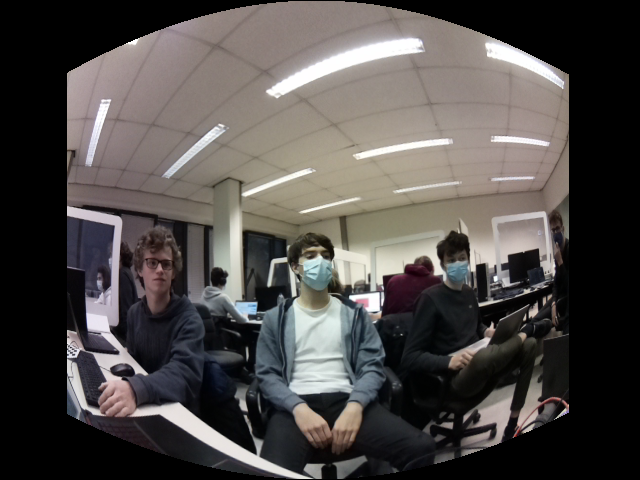
#> input picture programs/cylindrical_projection/cylindrical_projection_images/left0_cyl.png, 640 x 480 px, found by its file name
$ python alpha_blending.py
#> lines starting #> are read from the running program, lines starting #| are printed output that depends on the picture
import cv2
import numpy as np

WEG = 65
OVERLAP = 140

# Some input images
img1 = cv2.imread('/Users/lars/Desktop/PenO3-CW4A1/programs/cylindrical_projection/cylindrical_projection_images/left0_cyl.png')
#> img1 is the input picture: shape (480, 640, 3); mean B, G, R 73.1, 75.2, 79.2
img2 = cv2.imread('/Users/lars/Desktop/PenO3-CW4A1/programs/cylindrical_projection/cylindrical_projection_images/right0_cyl.png')
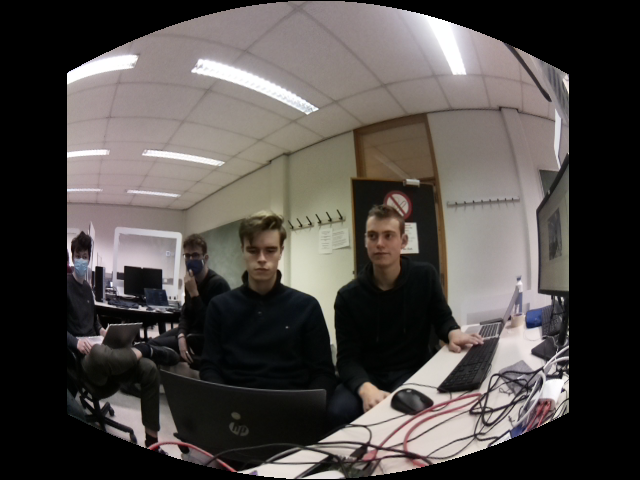
#> input picture programs/cylindrical_projection/cylindrical_projection_images/right0_cyl.png, 640 x 480 px, found by its file name
#> img2 is the input picture: shape (480, 640, 3); mean B, G, R 72, 75, 79.9

"""
img1 = cv2.resize(img1, (400, 300))
img2 = cv2.resize(img2, (400, 300))

img1 = cv2.cvtColor(img1, cv2.COLOR_BGR2BGRA)
img2 = cv2.cvtColor(img2, cv2.COLOR_BGR2BGRA)
"""

height, width = img1.shape[:2]
#> height = 480; width = 640
small_image_width = width - 2*WEG
#> small_image_width = 510
total_width = 2*small_image_width - OVERLAP
#> total_width = 880
blur_width = OVERLAP
full_width = small_image_width - OVERLAP
#> full_width = 370
before_after_width = small_image_width - OVERLAP
#> before_after_width = 370

print(blur_width)

# small linear mask
mask1 = np.repeat(np.tile(np.linspace(1, 0, blur_width), (height, 1))[:, :, np.newaxis], 3, axis=2)
mask2 = np.repeat(np.tile(np.linspace(0, 1, blur_width), (height, 1))[:, :, np.newaxis], 3, axis=2)

# full show mask
mask3 = np.repeat(np.tile(np.full(full_width, 1.), (height, 1))[:, :, np.newaxis], 3, axis=2)

# before image 2 mask
mask_pre_post = np.repeat(np.tile(np.full((before_after_width), 0.), (height, 1))[:, :, np.newaxis], 3, axis=2)

# rest aanvullen
#mask_andere1 = np.repeat(np.tile(np.full(totalWidth - img1.shape[1], 0.), (img2.shape[0], 1))[:, :, np.newaxis], 4, axis=2)
#mask_andere2 = np.repeat(np.tile(np.full(totalWidth - img1.shape[1] - (width - 2*WEG - OVERLAP), 0.), (img2.shape[0], 1))[:, :, np.newaxis], 4, axis=2)

mask_real1 = np.concatenate((mask3, mask1, mask_pre_post), axis=1)
mask_real2 = np.concatenate((mask_pre_post, mask2, mask3), axis=1)

print(mask1)
#> (printed output is left out)


T1 = np.float32([[1, 0, -WEG], [0, 1, 0]])
T2 = np.float32([[1, 0, (width - 3*WEG - OVERLAP)], [0, 1, 0]])
#> T2 = [[1, 0, 305], [0, 1, 0]]

img1_translation = cv2.warpAffine(img1, T1, (total_width, height))
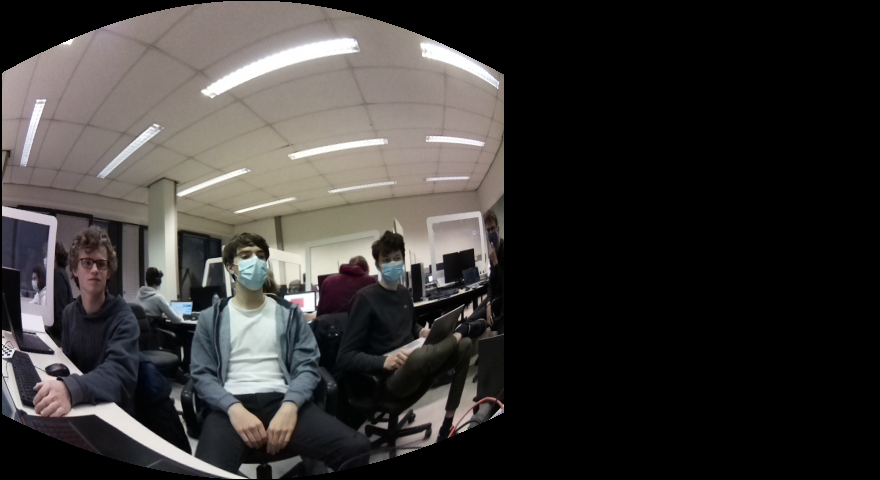
#> img1_translation: shape (480, 880, 3); mean B, G, R 53.2, 54.7, 57.6
img2_translation = cv2.warpAffine(img2, T2, (total_width, height))
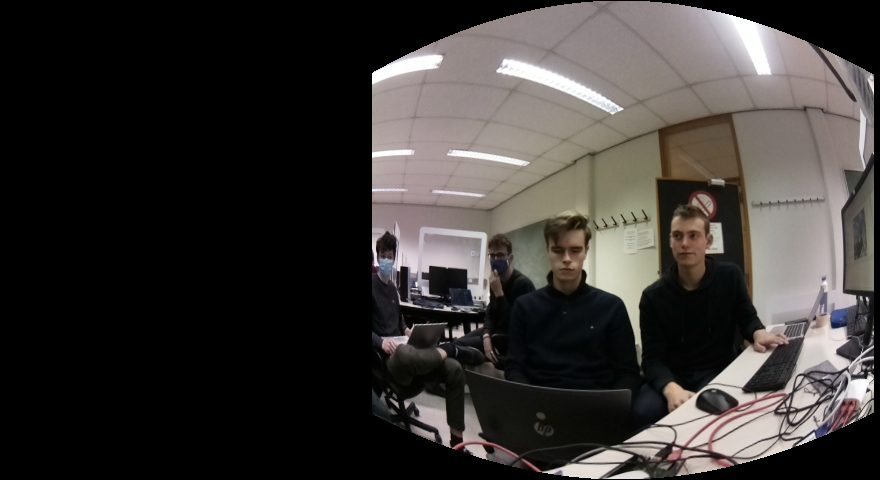
#> img2_translation: shape (480, 880, 3); mean B, G, R 52.4, 54.5, 58.1

# [8 lines of commented-out code are left out]
